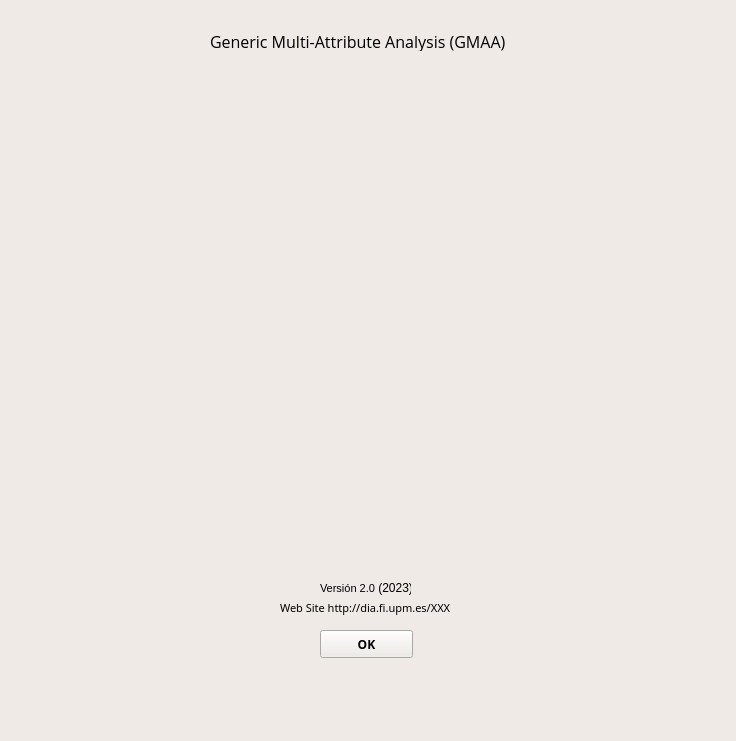
<?xml version="1.0" encoding="UTF-8"?>
<ui version="4.0">
 <class>AboutGMAA</class>
 <widget class="QMainWindow" name="AboutGMAA">
  <property name="geometry">
   <rect>
    <x>0</x>
    <y>0</y>
    <width>736</width>
    <height>741</height>
   </rect>
  </property>
  <property name="windowTitle">
   <string>About GMAA</string>
  </property>
  <property name="styleSheet">
   <string notr="true">background: #EFEAE6</string>
  </property>
  <widget class="QWidget" name="centralwidget">
   <widget class="QPushButton" name="botonOk">
    <property name="geometry">
     <rect>
      <x>320</x>
      <y>630</y>
      <width>93</width>
      <height>28</height>
     </rect>
    </property>
    <property name="font">
     <font>
      <family>Open Sans</family>
      <weight>75</weight>
      <bold>true</bold>
     </font>
    </property>
    <property name="text">
     <string>OK</string>
    </property>
   </widget>
   <widget class="QLabel" name="label_2">
    <property name="geometry">
     <rect>
      <x>210</x>
      <y>30</y>
      <width>321</width>
      <height>21</height>
     </rect>
    </property>
    <property name="text">
     <string>&lt;html&gt;
  &lt;head/&gt;
  &lt;body&gt;
    &lt;p&gt;
      &lt;span style=&quot;font-size:12pt; font-family: Open Sans;&quot;&gt;Generic Multi-Attribute Analysis (GMAA)&lt;/span&gt;
    &lt;/p&gt;
  &lt;/body&gt;
&lt;/html&gt;</string>
    </property>
   </widget>
   <widget class="QLabel" name="label_3">
    <property name="geometry">
     <rect>
      <x>320</x>
      <y>580</y>
      <width>91</width>
      <height>16</height>
     </rect>
    </property>
    <property name="text">
     <string>&lt;html&gt;&lt;head/&gt;&lt;body&gt;&lt;p&gt;&lt;span style=&quot; font-family:'Open Sans 53'; font-size:8pt;&quot;&gt;Versión 2.0&lt;/span&gt; (2023)&lt;/p&gt;&lt;/body&gt;&lt;/html&gt;</string>
    </property>
   </widget>
   <widget class="QLabel" name="label_4">
    <property name="geometry">
     <rect>
      <x>280</x>
      <y>600</y>
      <width>241</width>
      <height>16</height>
     </rect>
    </property>
    <property name="text">
     <string>&lt;html&gt;
  &lt;head/&gt;
  &lt;body&gt;
    &lt;p&gt;
      &lt;span style=&quot;font-size:8pt; font-family: Open Sans Light;&quot;&gt;Web Site http://dia.fi.upm.es/XXX&lt;/span&gt;
    &lt;/p&gt;
  &lt;/body&gt;
&lt;/html&gt;</string>
    </property>
   </widget>
   <widget class="QLabel" name="imagenHelp">
    <property name="geometry">
     <rect>
      <x>100</x>
      <y>70</y>
      <width>541</width>
      <height>491</height>
     </rect>
    </property>
    <property name="text">
     <string/>
    </property>
    <property name="pixmap">
     <pixmap>images/DIATFG.png</pixmap>
    </property>
    <property name="scaledContents">
     <bool>true</bool>
    </property>
   </widget>
  </widget>
  <widget class="QMenuBar" name="menubar">
   <property name="geometry">
    <rect>
     <x>0</x>
     <y>0</y>
     <width>736</width>
     <height>26</height>
    </rect>
   </property>
  </widget>
  <widget class="QStatusBar" name="statusbar"/>
 </widget>
 <resources>
  <include location="images/logo.qrc"/>
 </resources>
 <connections/>
</ui>
